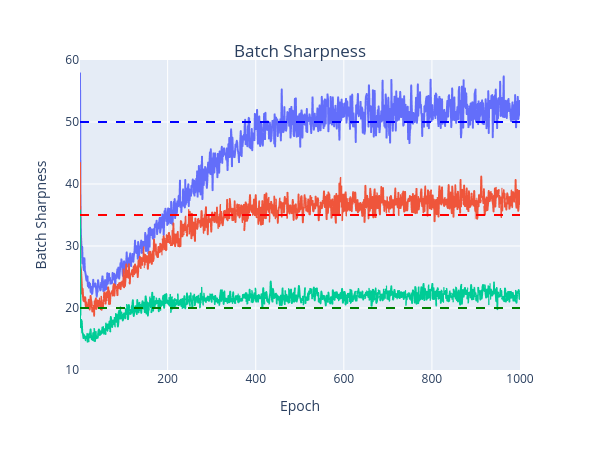

The notebook cell saved with this chart:
### Code cell
fig = px.line(out, x='epoch', y='sharpness_H_batch', color='learning_rate')
fig.update_yaxes(range=[10, 60])
fig.update_layout(
    xaxis_title="Epoch",
    yaxis_title="Batch Sharpness",
    title={
        'text': "Batch Sharpness",
        'y': 0.9,
        'x': 0.5,
        'xanchor': 'center',
        'yanchor': 'top'
    },
    showlegend=False,
    height=450,
    width=600,
)
fig.add_hline(50, line_dash="dash", line_color="blue")
fig.add_hline(35, line_dash="dash", line_color="red")
fig.add_hline(20, line_dash="dash", line_color="green")
fig.show()
fig.write_html(Path("../plots/sgd_plots/sgd_batch_sharpness.html"))

### Figure 1 — Plotly figure (JSON) as saved in the notebook; plotly's stock layout.template omitted (floating-point values rounded to 4 significant figures; data arrays with more than 128 entries replaced by an {"elided": "..."} marker saying what was removed)
{"data": [{"hovertemplate": "learning_rate=0.04<br>epoch=%{x}<br>sharpness_H_batch=%{y}<extra></extra>", "legendgroup": "0.04", "line": {"color": "#636efa", "dash": "solid"}, "marker": {"symbol": "circle"}, "mode": "lines", "name": "0.04", "showlegend": true, "x": {"elided": "1000 int values"}, "xaxis": "x", "y": {"elided": "1000 float values"}, "yaxis": "y", "type": "scattergl"}, {"hovertemplate": "learning_rate=0.057<br>epoch=%{x}<br>sharpness_H_batch=%{y}<extra></extra>", "legendgroup": "0.057", "line": {"color": "#EF553B", "dash": "solid"}, "marker": {"symbol": "circle"}, "mode": "lines", "name": "0.057", "showlegend": true, "x": {"elided": "1000 int values"}, "xaxis": "x", "y": {"elided": "1000 float values"}, "yaxis": "y", "type": "scattergl"}, {"hovertemplate": "learning_rate=0.1<br>epoch=%{x}<br>sharpness_H_batch=%{y}<extra></extra>", "legendgroup": "0.1", "line": {"color": "#00cc96", "dash": "solid"}, "marker": {"symbol": "circle"}, "mode": "lines", "name": "0.1", "showlegend": true, "x": {"elided": "1000 int values"}, "xaxis": "x", "y": {"elided": "1000 float values"}, "yaxis": "y", "type": "scattergl"}], "layout": {"xaxis": {"anchor": "y", "domain": [0.0, 1.0], "title": {"text": "Epoch"}}, "yaxis": {"anchor": "x", "domain": [0.0, 1.0], "title": {"text": "Batch Sharpness"}, "range": [10, 60]}, "legend": {"title": {"text": "learning_rate"}, "tracegroupgap": 0}, "margin": {"t": 60}, "title": {"text": "Batch Sharpness", "y": 0.9, "x": 0.5, "xanchor": "center", "yanchor": "top"}, "showlegend": false, "height": 450, "width": 600, "shapes": [{"line": {"color": "blue", "dash": "dash"}, "type": "line", "x0": 0, "x1": 1, "xref": "x domain", "y0": 50, "y1": 50, "yref": "y"}, {"line": {"color": "red", "dash": "dash"}, "type": "line", "x0": 0, "x1": 1, "xref": "x domain", "y0": 35, "y1": 35, "yref": "y"}, {"line": {"color": "green", "dash": "dash"}, "type": "line", "x0": 0, "x1": 1, "xref": "x domain", "y0": 20, "y1": 20, "yref": "y"}]}}
